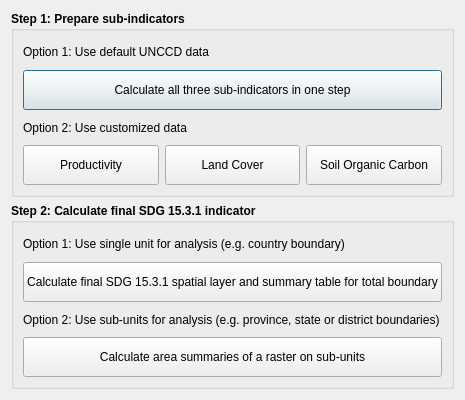
<?xml version="1.0" encoding="UTF-8"?>
<ui version="4.0">
 <class>DlgCalculateLD</class>
 <widget class="QDialog" name="DlgCalculateLD">
  <property name="windowModality">
   <enum>Qt::ApplicationModal</enum>
  </property>
  <property name="geometry">
   <rect>
    <x>0</x>
    <y>0</y>
    <width>427</width>
    <height>400</height>
   </rect>
  </property>
  <property name="sizePolicy">
   <sizepolicy hsizetype="Fixed" vsizetype="Fixed">
    <horstretch>0</horstretch>
    <verstretch>0</verstretch>
   </sizepolicy>
  </property>
  <property name="windowTitle">
   <string>Calculate Indicators</string>
  </property>
  <layout class="QVBoxLayout" name="verticalLayout_2">
   <item>
    <widget class="QGroupBox" name="groupBox">
     <property name="font">
      <font>
       <weight>75</weight>
       <bold>true</bold>
      </font>
     </property>
     <property name="title">
      <string>Step 1: Prepare sub-indicators</string>
     </property>
     <layout class="QVBoxLayout" name="verticalLayout_3">
      <item>
       <widget class="QLabel" name="label">
        <property name="font">
         <font>
          <weight>50</weight>
          <bold>false</bold>
         </font>
        </property>
        <property name="text">
         <string>Option 1: Use default UNCCD data</string>
        </property>
       </widget>
      </item>
      <item>
       <widget class="QPushButton" name="btn_sdg_onestep">
        <property name="sizePolicy">
         <sizepolicy hsizetype="Minimum" vsizetype="Minimum">
          <horstretch>0</horstretch>
          <verstretch>0</verstretch>
         </sizepolicy>
        </property>
        <property name="minimumSize">
         <size>
          <width>0</width>
          <height>40</height>
         </size>
        </property>
        <property name="font">
         <font>
          <weight>50</weight>
          <bold>false</bold>
         </font>
        </property>
        <property name="text">
         <string>Calculate all three sub-indicators in one step</string>
        </property>
       </widget>
      </item>
      <item>
       <widget class="QLabel" name="label_2">
        <property name="font">
         <font>
          <weight>50</weight>
          <bold>false</bold>
         </font>
        </property>
        <property name="text">
         <string>Option 2: Use customized data</string>
        </property>
       </widget>
      </item>
      <item>
       <layout class="QHBoxLayout" name="horizontalLayout">
        <item>
         <widget class="QPushButton" name="btn_prod">
          <property name="sizePolicy">
           <sizepolicy hsizetype="Minimum" vsizetype="Minimum">
            <horstretch>0</horstretch>
            <verstretch>0</verstretch>
           </sizepolicy>
          </property>
          <property name="minimumSize">
           <size>
            <width>0</width>
            <height>40</height>
           </size>
          </property>
          <property name="font">
           <font>
            <weight>50</weight>
            <bold>false</bold>
           </font>
          </property>
          <property name="text">
           <string>Productivity</string>
          </property>
         </widget>
        </item>
        <item>
         <widget class="QPushButton" name="btn_lc">
          <property name="sizePolicy">
           <sizepolicy hsizetype="Minimum" vsizetype="Minimum">
            <horstretch>0</horstretch>
            <verstretch>0</verstretch>
           </sizepolicy>
          </property>
          <property name="minimumSize">
           <size>
            <width>0</width>
            <height>40</height>
           </size>
          </property>
          <property name="font">
           <font>
            <weight>50</weight>
            <bold>false</bold>
           </font>
          </property>
          <property name="text">
           <string>Land Cover</string>
          </property>
         </widget>
        </item>
        <item>
         <widget class="QPushButton" name="btn_soc">
          <property name="sizePolicy">
           <sizepolicy hsizetype="Minimum" vsizetype="Minimum">
            <horstretch>0</horstretch>
            <verstretch>0</verstretch>
           </sizepolicy>
          </property>
          <property name="minimumSize">
           <size>
            <width>0</width>
            <height>40</height>
           </size>
          </property>
          <property name="font">
           <font>
            <weight>50</weight>
            <bold>false</bold>
           </font>
          </property>
          <property name="text">
           <string>Soil Organic Carbon</string>
          </property>
         </widget>
        </item>
       </layout>
      </item>
     </layout>
    </widget>
   </item>
   <item>
    <widget class="QGroupBox" name="groupBox_4">
     <property name="font">
      <font>
       <weight>75</weight>
       <bold>true</bold>
      </font>
     </property>
     <property name="title">
      <string>Step 2: Calculate final SDG 15.3.1 indicator</string>
     </property>
     <layout class="QVBoxLayout" name="verticalLayout">
      <item>
       <widget class="QLabel" name="label_4">
        <property name="font">
         <font>
          <weight>50</weight>
          <bold>false</bold>
         </font>
        </property>
        <property name="text">
         <string>Option 1: Use single unit for analysis (e.g. country boundary)</string>
        </property>
       </widget>
      </item>
      <item>
       <widget class="QPushButton" name="btn_summary_single_polygon">
        <property name="sizePolicy">
         <sizepolicy hsizetype="Minimum" vsizetype="Minimum">
          <horstretch>0</horstretch>
          <verstretch>0</verstretch>
         </sizepolicy>
        </property>
        <property name="minimumSize">
         <size>
          <width>0</width>
          <height>40</height>
         </size>
        </property>
        <property name="font">
         <font>
          <weight>50</weight>
          <bold>false</bold>
         </font>
        </property>
        <property name="text">
         <string>Calculate final SDG 15.3.1 spatial layer and summary table for total boundary</string>
        </property>
       </widget>
      </item>
      <item>
       <widget class="QLabel" name="label_3">
        <property name="font">
         <font>
          <weight>50</weight>
          <bold>false</bold>
         </font>
        </property>
        <property name="text">
         <string>Option 2: Use sub-units for analysis (e.g. province, state or district boundaries)</string>
        </property>
       </widget>
      </item>
      <item>
       <widget class="QPushButton" name="btn_summary_multi_polygons">
        <property name="sizePolicy">
         <sizepolicy hsizetype="Minimum" vsizetype="Minimum">
          <horstretch>0</horstretch>
          <verstretch>0</verstretch>
         </sizepolicy>
        </property>
        <property name="minimumSize">
         <size>
          <width>0</width>
          <height>40</height>
         </size>
        </property>
        <property name="font">
         <font>
          <weight>50</weight>
          <bold>false</bold>
         </font>
        </property>
        <property name="text">
         <string>Calculate area summaries of a raster on sub-units</string>
        </property>
       </widget>
      </item>
     </layout>
    </widget>
   </item>
  </layout>
 </widget>
 <resources/>
 <connections/>
</ui>
